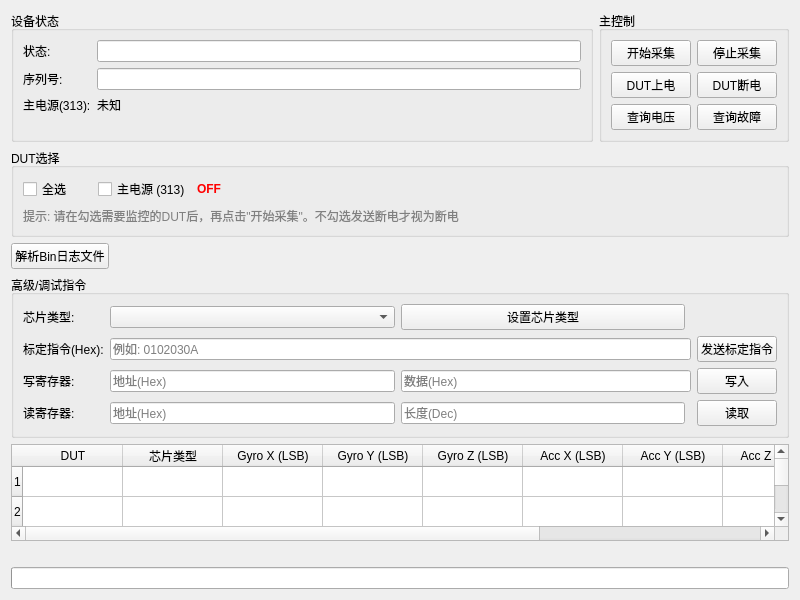
<?xml version="1.0" encoding="UTF-8"?>
<ui version="4.0">
 <class>TestBoardControlWidget</class>
 <widget class="QWidget" name="TestBoardControlWidget">
  <property name="geometry">
   <rect>
    <x>0</x>
    <y>0</y>
    <width>800</width>
    <height>600</height>
   </rect>
  </property>
  <property name="windowTitle">
   <string>Form</string>
  </property>
  <layout class="QVBoxLayout" name="mainLayout">
   <item>
    <layout class="QHBoxLayout" name="topLayout">
     <item>
      <widget class="QGroupBox" name="statusGroup">
       <property name="title">
        <string>设备状态</string>
       </property>
       <layout class="QFormLayout" name="statusLayout">
        <item row="0" column="0">
         <widget class="QLabel" name="label">
          <property name="text">
           <string>状态:</string>
          </property>
         </widget>
        </item>
        <item row="0" column="1">
         <widget class="QLineEdit" name="statusEdit">
          <property name="readOnly">
           <bool>true</bool>
          </property>
         </widget>
        </item>
        <item row="1" column="0">
         <widget class="QLabel" name="label_2">
          <property name="text">
           <string>序列号:</string>
          </property>
         </widget>
        </item>
        <item row="1" column="1">
         <widget class="QLineEdit" name="serialNumberEdit">
          <property name="readOnly">
           <bool>true</bool>
          </property>
         </widget>
        </item>
        <item row="2" column="0">
         <widget class="QLabel" name="label_3">
          <property name="text">
           <string>主电源(313):</string>
          </property>
         </widget>
        </item>
        <item row="2" column="1">
         <widget class="QLabel" name="mainPowerStatusLabel">
          <property name="text">
           <string>未知</string>
          </property>
         </widget>
        </item>
       </layout>
      </widget>
     </item>
     <item>
      <widget class="QGroupBox" name="mainControlGroup">
       <property name="title">
        <string>主控制</string>
       </property>
       <layout class="QGridLayout" name="mainControlLayout">
        <item row="0" column="0">
         <widget class="QPushButton" name="startButton">
          <property name="text">
           <string>开始采集</string>
          </property>
         </widget>
        </item>
        <item row="0" column="1">
         <widget class="QPushButton" name="stopButton">
          <property name="text">
           <string>停止采集</string>
          </property>
         </widget>
        </item>
        <item row="1" column="0">
         <widget class="QPushButton" name="powerOnButton">
          <property name="text">
           <string>DUT上电</string>
          </property>
         </widget>
        </item>
        <item row="1" column="1">
         <widget class="QPushButton" name="powerOffButton">
          <property name="text">
           <string>DUT断电</string>
          </property>
         </widget>
        </item>
        <item row="2" column="0">
         <widget class="QPushButton" name="queryVoltageButton">
          <property name="text">
           <string>查询电压</string>
          </property>
         </widget>
        </item>
        <item row="2" column="1">
         <widget class="QPushButton" name="queryFaultButton">
          <property name="text">
           <string>查询故障</string>
          </property>
         </widget>
        </item>
       </layout>
      </widget>
     </item>
    </layout>
   </item>
   <item>
    <widget class="QGroupBox" name="dutGroup">
     <property name="title">
      <string>DUT选择</string>
     </property>
     <layout class="QVBoxLayout" name="dutLayout">
      <item>
       <layout class="QHBoxLayout" name="topSelectionLayout">
        <item>
         <widget class="QCheckBox" name="selectAllCheckBox">
          <property name="text">
           <string>全选</string>
          </property>
         </widget>
        </item>
        <item>
         <spacer name="horizontalSpacer">
          <property name="orientation">
           <enum>Qt::Horizontal</enum>
          </property>
          <property name="sizeType">
           <enum>QSizePolicy::Fixed</enum>
          </property>
          <property name="sizeHint" stdset="0">
           <size>
            <width>20</width>
            <height>20</height>
           </size>
          </property>
         </spacer>
        </item>
        <item>
         <widget class="QCheckBox" name="mainPowerCheckBox">
          <property name="text">
           <string>主电源 (313)</string>
          </property>
         </widget>
        </item>
        <item>
         <widget class="QLabel" name="mainPowerStatusIndicator">
          <property name="styleSheet">
           <string notr="true">color: red; font-weight: bold;</string>
          </property>
          <property name="text">
           <string>OFF</string>
          </property>
         </widget>
        </item>
        <item>
         <spacer name="horizontalSpacer_2">
          <property name="orientation">
           <enum>Qt::Horizontal</enum>
          </property>
          <property name="sizeHint" stdset="0">
           <size>
            <width>40</width>
            <height>20</height>
           </size>
          </property>
         </spacer>
        </item>
       </layout>
      </item>
      <item>
       <layout class="QGridLayout" name="dutsGridLayout"/>
      </item>
      <item>
       <widget class="QLabel" name="helpLabel">
        <property name="styleSheet">
         <string notr="true">color: gray;</string>
        </property>
        <property name="text">
         <string>提示: 请在勾选需要监控的DUT后，再点击&quot;开始采集&quot;。不勾选发送断电才视为断电</string>
        </property>
       </widget>
      </item>
     </layout>
    </widget>
   </item>
   <item>
    <layout class="QHBoxLayout" name="toolBarLayout">
     <item>
      <widget class="QPushButton" name="parseBinFileButton">
       <property name="text">
        <string>解析Bin日志文件</string>
       </property>
      </widget>
     </item>
     <item>
      <spacer name="horizontalSpacer_3">
       <property name="orientation">
        <enum>Qt::Horizontal</enum>
       </property>
       <property name="sizeHint" stdset="0">
        <size>
         <width>40</width>
         <height>20</height>
        </size>
       </property>
      </spacer>
     </item>
    </layout>
   </item>
   <item>
    <widget class="QGroupBox" name="advancedGroup">
     <property name="title">
      <string>高级/调试指令</string>
     </property>
     <layout class="QGridLayout" name="advancedLayout">
      <item row="0" column="0">
       <widget class="QLabel" name="label_4">
        <property name="text">
         <string>芯片类型:</string>
        </property>
       </widget>
      </item>
      <item row="0" column="1">
       <widget class="QComboBox" name="chipTypeComboBox"/>
      </item>
      <item row="0" column="2">
       <widget class="QPushButton" name="setChipTypeButton">
        <property name="text">
         <string>设置芯片类型</string>
        </property>
       </widget>
      </item>
      <item row="1" column="0">
       <widget class="QLabel" name="label_5">
        <property name="text">
         <string>标定指令(Hex):</string>
        </property>
       </widget>
      </item>
      <item row="1" column="1" colspan="3">
       <widget class="QLineEdit" name="calibCmdEdit">
        <property name="placeholderText">
         <string>例如: 0102030A</string>
        </property>
       </widget>
      </item>
      <item row="1" column="4">
       <widget class="QPushButton" name="calibSendButton">
        <property name="text">
         <string>发送标定指令</string>
        </property>
       </widget>
      </item>
      <item row="2" column="0">
       <widget class="QLabel" name="label_6">
        <property name="text">
         <string>写寄存器:</string>
        </property>
       </widget>
      </item>
      <item row="2" column="1">
       <widget class="QLineEdit" name="regWriteAddrEdit">
        <property name="placeholderText">
         <string>地址(Hex)</string>
        </property>
       </widget>
      </item>
      <item row="2" column="2" colspan="2">
       <widget class="QLineEdit" name="regWriteDataEdit">
        <property name="placeholderText">
         <string>数据(Hex)</string>
        </property>
       </widget>
      </item>
      <item row="2" column="4">
       <widget class="QPushButton" name="regWriteSendButton">
        <property name="text">
         <string>写入</string>
        </property>
       </widget>
      </item>
      <item row="3" column="0">
       <widget class="QLabel" name="label_7">
        <property name="text">
         <string>读寄存器:</string>
        </property>
       </widget>
      </item>
      <item row="3" column="1">
       <widget class="QLineEdit" name="regReadAddrEdit">
        <property name="placeholderText">
         <string>地址(Hex)</string>
        </property>
       </widget>
      </item>
      <item row="3" column="2">
       <widget class="QLineEdit" name="regReadLengthEdit">
        <property name="placeholderText">
         <string>长度(Dec)</string>
        </property>
       </widget>
      </item>
      <item row="3" column="4">
       <widget class="QPushButton" name="regReadSendButton">
        <property name="text">
         <string>读取</string>
        </property>
       </widget>
      </item>
     </layout>
    </widget>
   </item>
   <item>
    <widget class="QTableWidget" name="dataTable">
     <property name="editTriggers">
      <set>QAbstractItemView::NoEditTriggers</set>
     </property>
     <attribute name="horizontalHeaderStretchLastSection">
      <bool>true</bool>
     </attribute>
     <row/>
     <row/>
     <row/>
     <row/>
     <row/>
     <row/>
     <row/>
     <row/>
     <row/>
     <column>
      <property name="text">
       <string>DUT</string>
      </property>
     </column>
     <column>
      <property name="text">
       <string>芯片类型</string>
      </property>
     </column>
     <column>
      <property name="text">
       <string>Gyro X (LSB)</string>
      </property>
     </column>
     <column>
      <property name="text">
       <string>Gyro Y (LSB)</string>
      </property>
     </column>
     <column>
      <property name="text">
       <string>Gyro Z (LSB)</string>
      </property>
     </column>
     <column>
      <property name="text">
       <string>Acc X (LSB)</string>
      </property>
     </column>
     <column>
      <property name="text">
       <string>Acc Y (LSB)</string>
      </property>
     </column>
     <column>
      <property name="text">
       <string>Acc Z (LSB)</string>
      </property>
     </column>
     <column>
      <property name="text">
       <string>Mix (LSB)</string>
      </property>
     </column>
     <column>
      <property name="text">
       <string>Temp (°C)</string>
      </property>
     </column>
    </widget>
   </item>
   <item>
    <layout class="QHBoxLayout" name="bottomLayout">
     <item>
      <layout class="QVBoxLayout" name="logControlLayout"/>
     </item>
     <item>
      <widget class="QLabel" name="errorLabel">
       <property name="styleSheet">
        <string notr="true">QLabel { color: red; }</string>
       </property>
       <property name="text">
        <string/>
       </property>
       <property name="wordWrap">
        <bool>true</bool>
       </property>
      </widget>
     </item>
    </layout>
   </item>
   <item>
    <widget class="QProgressBar" name="progressBar">
     <property name="value">
      <number>0</number>
     </property>
     <property name="textVisible">
      <bool>false</bool>
     </property>
    </widget>
   </item>
  </layout>
 </widget>
 <resources/>
 <connections/>
</ui>
